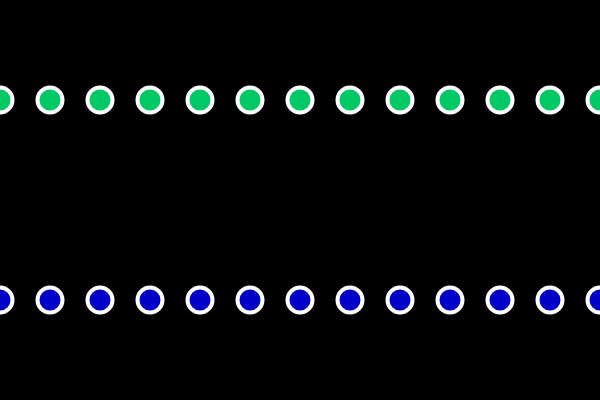
Frame 1 (no input)
Frame 60 (no input): identical to frame 1, image omitted
Frame 120 (the mouse pressed at the canvas centre since frame 60): identical to frame 1, image omitted

The p5.js sketch that drew this single still picture (run headless with seeded random() and noise() and a simulated clock; from frame 60 on, the mouse is pressed at the canvas centre):

// p5.js sketch
// ── sketch.js
// var x = 0; // Global Variable

function setup() {
  createCanvas(600, 400);
  
}

function draw() {
  var x = 0; // Local Variable
  
  background(0);
  strokeWeight(4);
  stroke(255);
  
 fill(0, 200, 100);
  while(x <= width){
    ellipse(x, 100, 25, 25); 
    x += 50;
   
 }
 
 fill(0, 0, 200);
 for(var x= 0; x <= width; x += 50) ellipse(x, 300, 25, 25);
 
}
